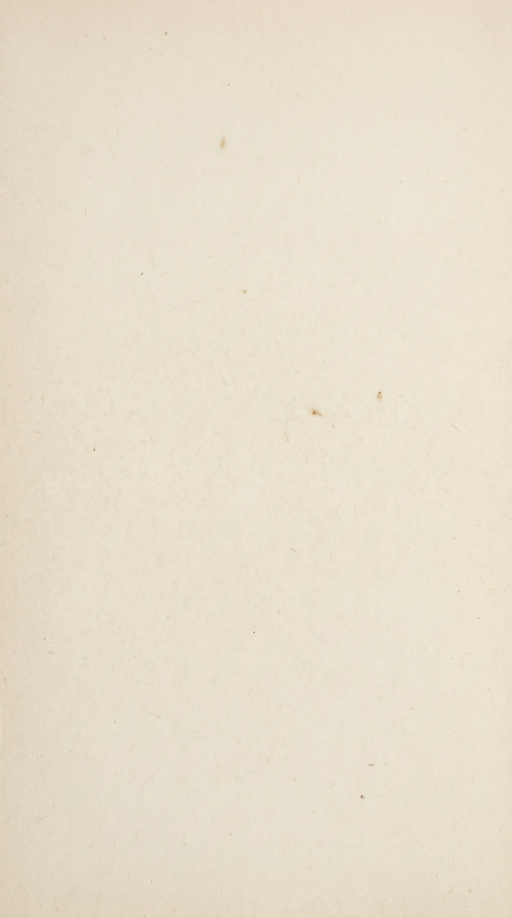
#> input picture assets/seasons/paper.jpeg, 1536 x 2752 px (shown at 1/3 size)
$ python paper_normalize.py ../assets/seasons/paper.jpeg --outdir out
#> lines starting #> are read from the running program, lines starting #| are printed output that depends on the picture; after the words box and inside, x2 and y2 are one past the last pixel; in counts of white or black regions, pixels touching at a corner belong together
#!/usr/bin/env python3
"""Re-print a generated sheet's ink onto the shared Seasons paper stock.

The four Seasons covers (28-31) are composed on assets/seasons/paper.jpeg.
The fourteen interior sheets (32-45) are generated by the model, and each one
comes out on its own slightly different paper white point. This tool removes
that difference without touching the artwork:

    1. estimate the sheet's own paper white point Pw (per channel median of the
       pixels above the 85th luminance percentile -- i.e. the blank paper),
    2. divide the sheet by Pw to recover pure ink density  (blank paper -> 1.0,
       solid ink -> near 0), clamped a little above 1.0 so specular paper fibre
       does not blow out,
    3. multiply that density back onto the shared paper stock.

Blank areas land exactly on the cover paper. Ink density and hue survive,
because the operation is a per-channel ratio, not a colour cast.
"""

from __future__ import annotations

import argparse
import pathlib

import numpy as np
from PIL import Image

REPO = pathlib.Path(__file__).resolve().parent.parent
PAPER = REPO / "assets" / "seasons" / "paper.jpeg"
COVER = REPO / "posters" / "img" / "28-seasons-spring.jpeg"

WHITE_PERCENTILE = 85.0   # pixels above this luminance count as blank paper
RATIO_CEILING = 1.00      # blank paper lands exactly on the shared stock
GRAIN_STRENGTH = 0.22     # same value as tools/seasons_compose.py


def white_point(arr: np.ndarray) -> np.ndarray:
    """Per-channel median of the blank-paper pixels."""
    lum = arr.mean(axis=2)
    mask = lum >= np.percentile(lum, WHITE_PERCENTILE)
    return np.array([np.median(arr[..., c][mask]) for c in range(3)], dtype=float)


def target_white() -> np.ndarray:
    """The white point of the four Seasons covers, measured, not guessed."""
    if not COVER.exists():
        return np.array([230.0, 222.0, 204.0])
    return white_point(np.asarray(Image.open(COVER).convert("RGB"), dtype=float))


def load_paper(size: tuple[int, int]) -> np.ndarray:
    stock = Image.open(PAPER).convert("RGB")
    if stock.size != size:
        stock = stock.resize(size, Image.LANCZOS)
    return np.asarray(stock, dtype=float)


def normalize(src: pathlib.Path) -> Image.Image:
    img = Image.open(src).convert("RGB")
#> img is the input picture: PIL image 1536x2752 RGB; mean R, G, B 231.5, 222.8, 204
    arr = np.asarray(img, dtype=float)

    pw = white_point(arr)
#> in white_point, `mask = lum >= np.percentile(lum, WHITE_PERCENTILE)`:
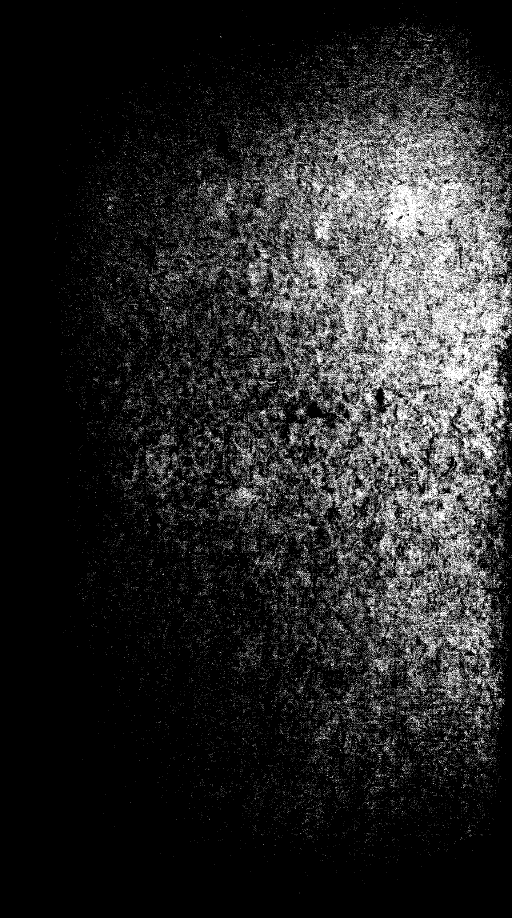
#> mask: shape (2752, 1536) bool (shown at 1/3 size); 15.7% white in thin lines or dots, all inside (x1, y1, x2, y2) = (151, 8, 1536, 2680)
#> pw = [237, 229, 210]
    density = np.clip(arr / np.maximum(pw, 1.0), 0.0, RATIO_CEILING)
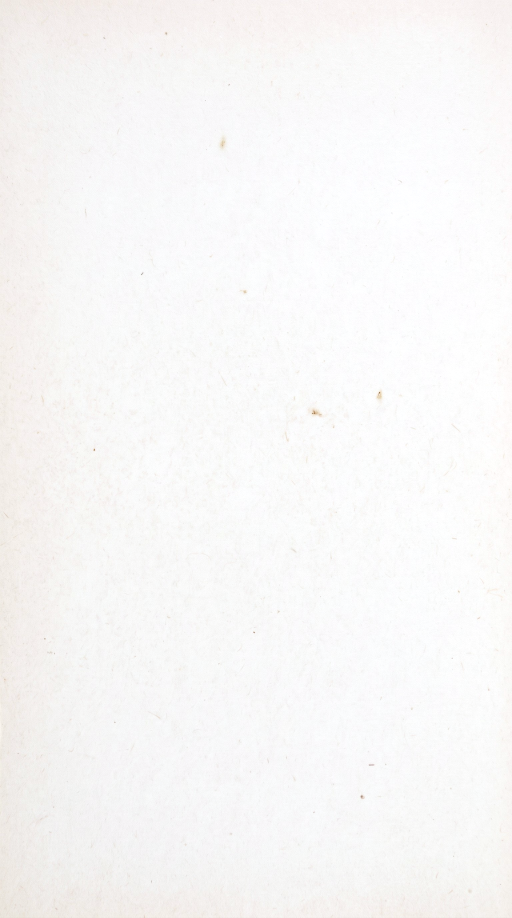
#> density: shape (2752, 1536, 3) float64 (shown at 1/3 size); mean R, G, B 0.976, 0.973, 0.971

    stock = load_paper(img.size)
    out = stock * density

    # Identical final pass to tools/seasons_compose.py: pull the shared paper
    # fibre back over everything, so interior sheets and covers come off the
    # same press with the same white point.
    grain = stock.mean(axis=2) / 255.0
    grain = 1.0 - (1.0 - grain) * GRAIN_STRENGTH
    out *= grain[..., None]
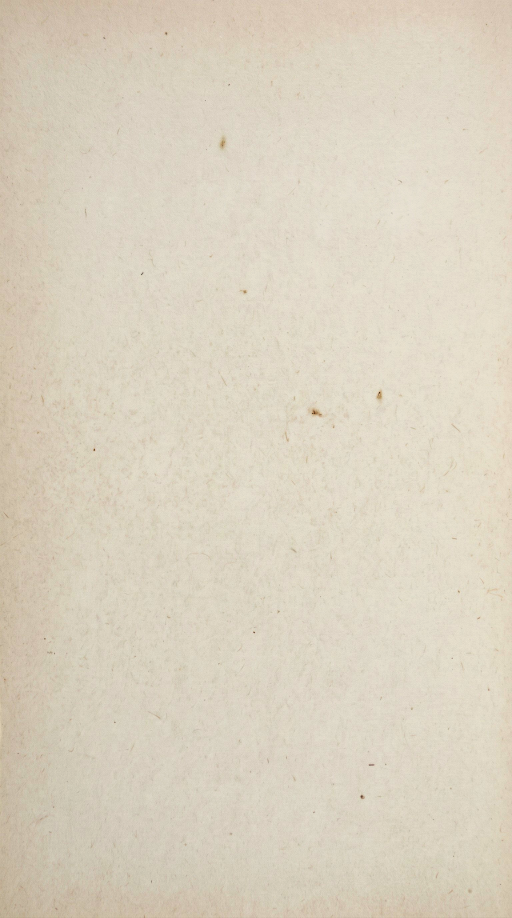
#> out: shape (2752, 1536, 3) float64 (shown at 1/3 size); mean R, G, B 219.2, 210.2, 192.2

    # Final exact match: land the blank paper on the covers' measured white
    # point, so all eighteen Seasons sheets read as one stock.
    out *= (target_white() / np.maximum(white_point(out), 1.0))
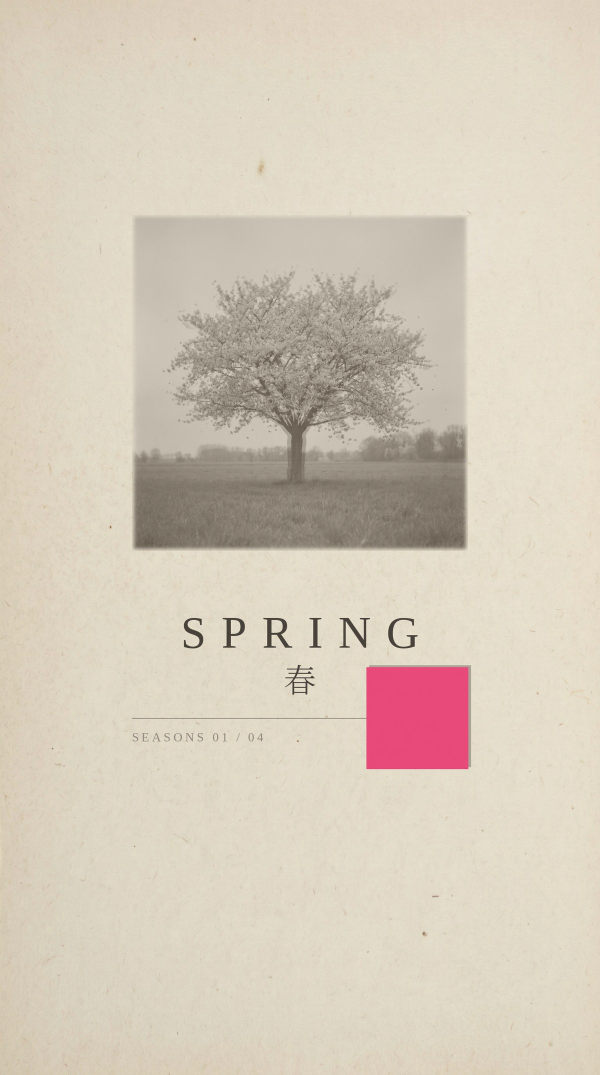
#> input picture posters/img/28-seasons-spring.jpeg, 1200 x 2150 px (shown at 1/2 size)
#> in white_point (call 2), `mask = lum >= np.percentile(lum, WHITE_PERCENTILE)`:
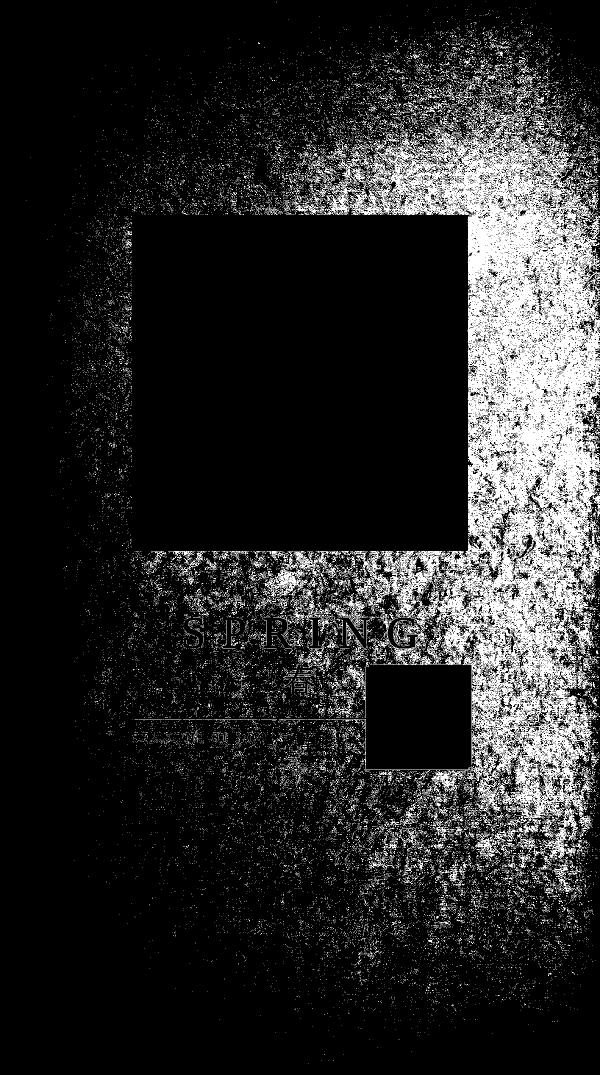
#> mask: shape (2150, 1200) bool (shown at 1/2 size); 16% white; 22359 white regions (21648 under 20 px), largest, box (x1, y1, x2, y2) and area: (583, 198, 1200, 1720) 297904, (527, 1136, 616, 1194) 1974, (587, 1102, 682, 1154) 1371

    return Image.fromarray(np.clip(out, 0, 255).astype(np.uint8), "RGB")


def main() -> None:
    ap = argparse.ArgumentParser(description=__doc__)
    ap.add_argument("src", nargs="+", type=pathlib.Path)
    ap.add_argument("--outdir", type=pathlib.Path, required=True)
    ap.add_argument("--width", type=int, default=1200, help="archive width, 0 = keep")
    ap.add_argument("--quality", type=int, default=88)
    args = ap.parse_args()

    args.outdir.mkdir(parents=True, exist_ok=True)
    for src in args.src:
        img = normalize(src)
        if args.width and img.width != args.width:
            h = round(img.height * args.width / img.width)
#> h = 2150
            img = img.resize((args.width, h), Image.LANCZOS)
#> img: PIL image 1200x2150 RGB
        dst = args.outdir / (src.stem + ".jpeg")
        img.save(dst, "JPEG", quality=args.quality, optimize=True, progressive=True)
        print(f"{src.name} -> {dst}  {img.width}x{img.height}")
#| paper.jpeg -> out/paper.jpeg  1200x2150


if __name__ == "__main__":
    main()
